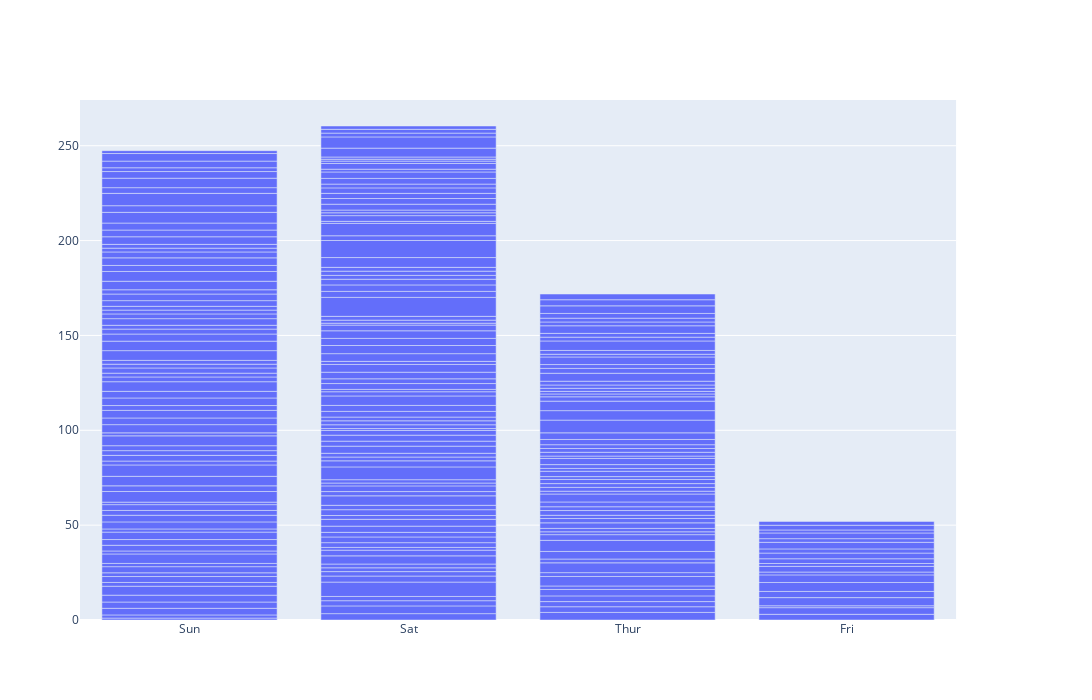

The notebook cell saved with this chart:
### Code cell
fig = make_subplots(specs=[[{"secondary_y": True}]])

fig.update_layout(
		width= 1500,
        height=700,
		legend=dict(
	    orientation="h",
	    yanchor="bottom",
	    y=1.05,
	    xanchor="left",
	    x=0.01)
)

fig.add_trace(go.Bar(x=btvn['day'], 
                     y=btvn['tip'])
              )

### Figure 1 — Plotly figure (JSON) as saved in the notebook; plotly's stock layout.template omitted (floating-point values rounded to 4 significant figures; data arrays with more than 128 entries replaced by an {"elided": "..."} marker saying what was removed)
{"data": [{"type": "bar", "x": {"elided": "244 str values"}, "y": {"elided": "244 float values"}}], "layout": {"height": 700, "legend": {"orientation": "h", "x": 0.01, "xanchor": "left", "y": 1.05, "yanchor": "bottom"}, "width": 1500, "xaxis": {"anchor": "y", "domain": [0, 0.94]}, "yaxis": {"anchor": "x", "domain": [0, 1]}, "yaxis2": {"anchor": "x", "overlaying": "y", "side": "right"}}}
